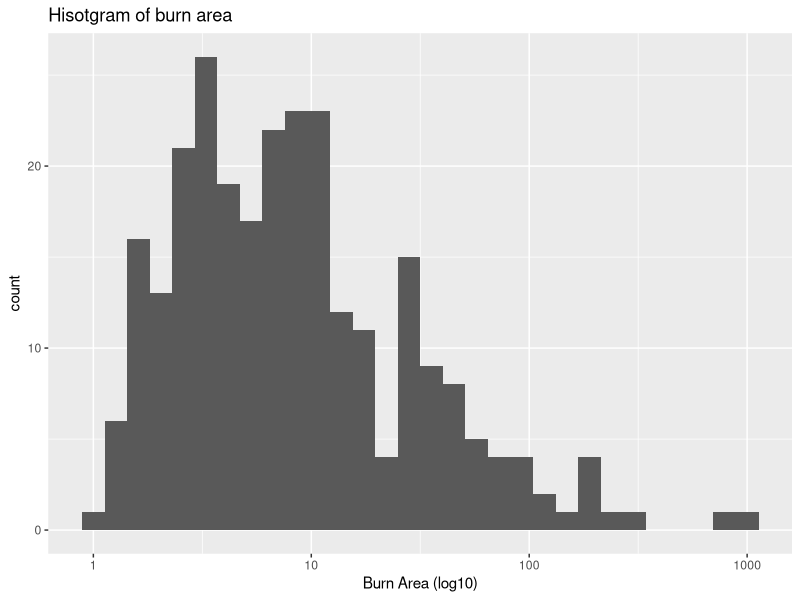
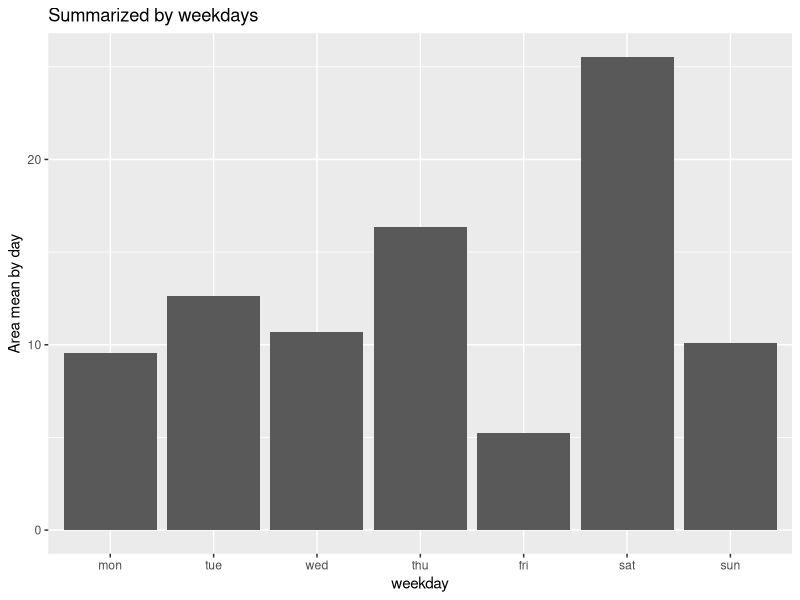
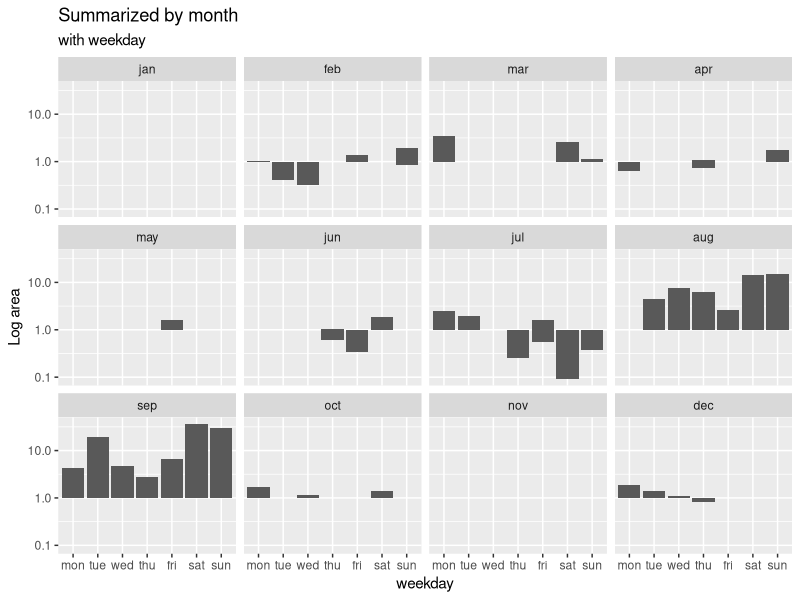
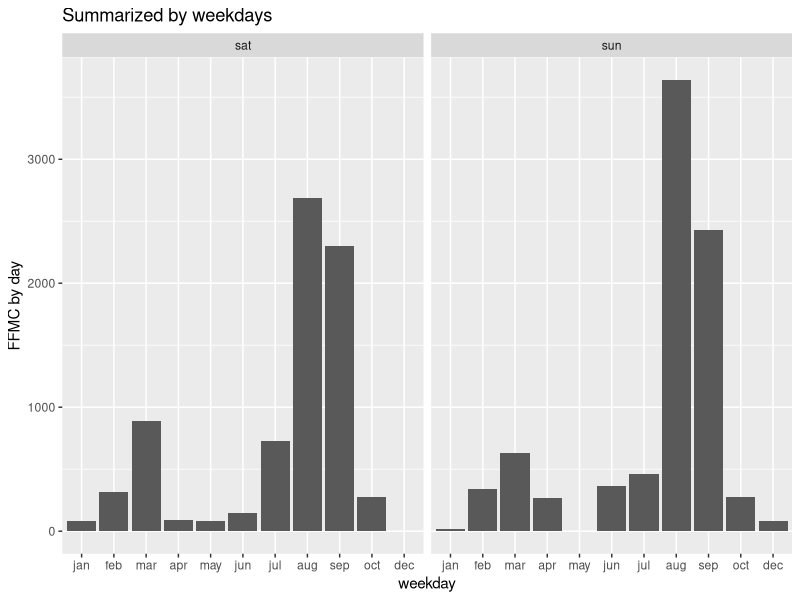
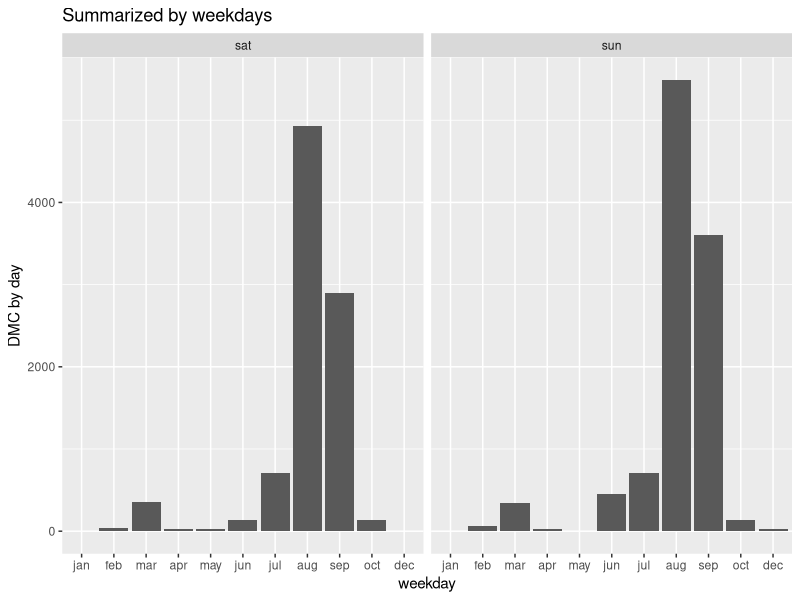
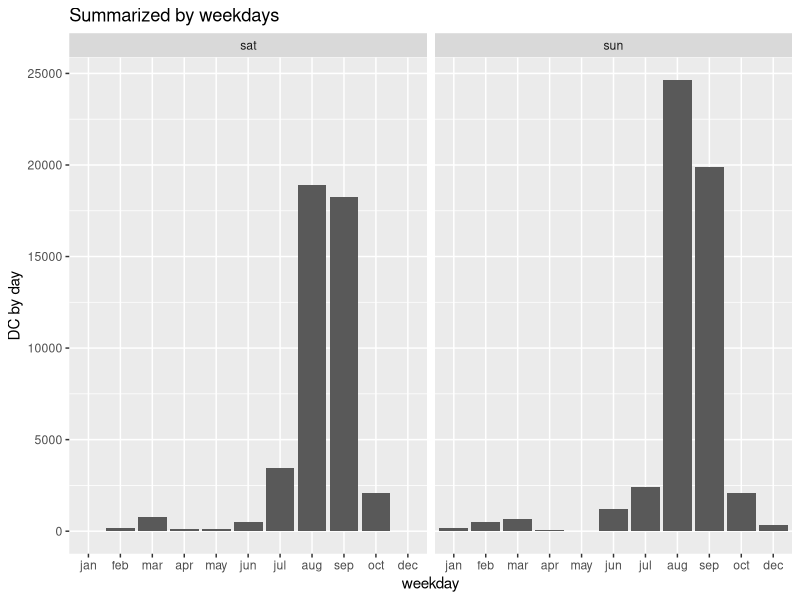
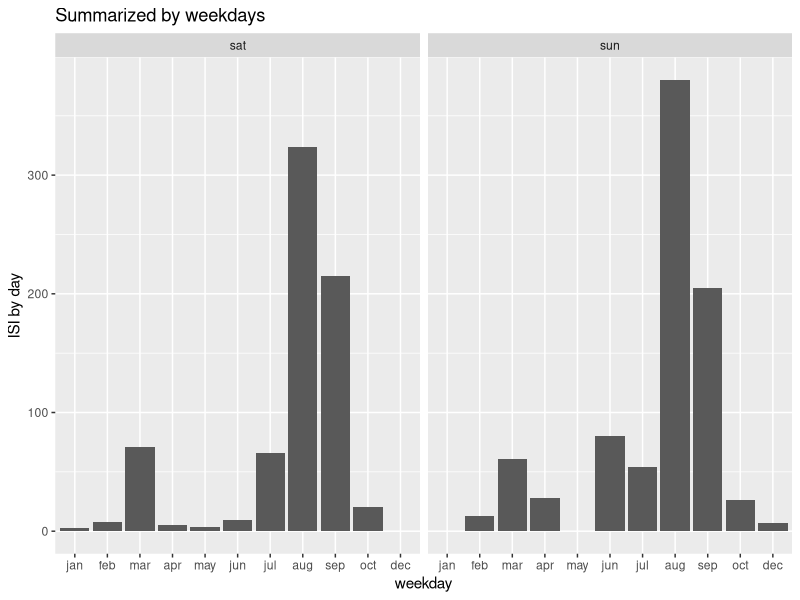
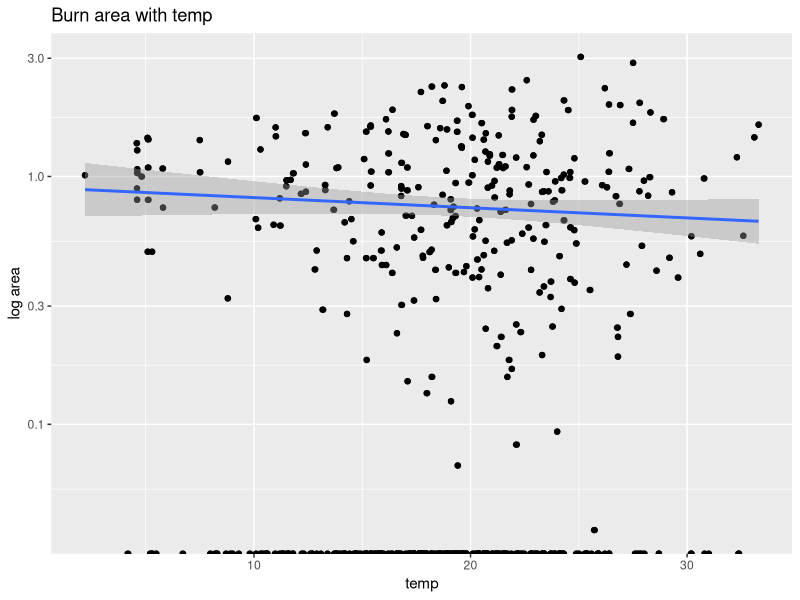

Write R code to recreate these figures, in order.
## ---- chunk 1
library(dplyr)
library(ggplot2)
#install.packages("GGally")
library(GGally)
library(tidyverse)
## ---- chunk 2
setwd('C:/Users/kiran/Documents/GitHub/My-data') #reading file from local drive
df = read.delim('forestfires.tsv', header = TRUE, sep = '\t')
head(df)
#checkin for nas
colSums(is.na(df))
df$month <- as.factor(df$month) #changing into factors
df$day <- as.factor(df$day) #changing into factors
summary(df)
df$area %>% summary()


## ---- chunk 3
#distribution of data 
ggplot(filter(df, area > 0), aes(x = area + 1)) +  # filter out the 'area == 0'
  geom_histogram() + 
  scale_x_log10("Burn Area (log10)", breaks = c(1, 10, 100, 1000)) +
  ggtitle("Hisotgram of burn area")

# store the log10(area) as another column in the dataframe
df$log_area = log10(df$area + 1)
## ---- chunk 4
levels(df$month) # to verify level and order
levels(df$day)
#average burn area recorded is 12.85
#modifying the order to plot 
df$month = factor(df$month, 
                  levels = c('jan','feb' ,'mar', 'apr', 'may' , 'jun', 'jul' , 'aug', 'sep' ,'oct', 'nov', 'dec'))

df$day = factor(df$day, 
                levels = c('mon','tue', 'wed', 'thu', 'fri', 'sat', 'sun'))
levels(df$day)

burn_day = 
  df %>% 
    group_by(day) %>%
    summarize(area_mean1 = mean(area))

df2 <- burn_day %>% select(day, area_mean1)
df2
#per day plot
ggplot(burn_day) +
  geom_bar(mapping = aes(x =day, y = area_mean1) , stat = "identity") +
   
   ggtitle(label = "Summarized by weekdays") +
   labs( y = "Area mean by day", x = "weekday")
 


  
#plot for overall with log scale for better data review for reviewing cause vs correlation 
df %>% ggplot() +
  geom_bar(mapping = aes(x = day, y = log_area) , stat = "identity") +
  facet_wrap(~ month) +
  scale_y_log10() +
  ggtitle(label = "Summarized by month",
          subtitle = "with weekday") +
  labs( y = "Log area", x = "weekday")
## ---- chunk 5
#more EDA to look at weekend data set

df3 <- subset(df , day %in% c('sat','sun'))
head(df3)



#FFMC_mean
ggplot(df3) +
  geom_bar(mapping = aes(x =month, y =FFMC) , stat = "identity") +
   facet_wrap(~ day) +
   ggtitle(label = "Summarized by weekdays") +
   labs( y = "FFMC by day", x = "weekday")
 
#per DMC_mean
ggplot(df3) +
  geom_bar(mapping = aes(x =month, y = DMC) , stat = "identity") +
  facet_wrap(~ day) +
   ggtitle(label = "Summarized by weekdays") +
   labs( y = "DMC by day", x = "weekday")

#per DC_mean
ggplot(df3) +
  geom_bar(mapping = aes(x =month, y = DC) , stat = "identity") +
 facet_wrap(~ day) +
   ggtitle(label = "Summarized by weekdays") +
   labs( y = "DC by day", x = "weekday")


#per ISI_mean
ggplot(df3) +
  geom_bar(mapping = aes(x =month, y = ISI) , stat = "identity") +
   facet_wrap(~ day) +
   ggtitle(label = "Summarized by weekdays") +
   labs( y = "ISI by day", x = "weekday")



## ---- chunk 6
ggplot(df,aes(x = temp, y = log_area))  +  # plotting burn area vs. relative humidity
  geom_point() +  # scatter plot
  geom_jitter() +
  scale_y_log10() +
  geom_smooth(method = "lm", se = TRUE)  + # add linear trendline 
  ggtitle(label = "Burn area with temp") +
  labs( y = "log area")

ggplot(df,aes(x = RH, y = log_area))  +  # plotting burn area vs. relative humidity
  geom_point() +  # scatter plot
  geom_jitter() +
  scale_y_log10() +
  geom_smooth(method = "lm", se = TRUE)  + # add linear trendline 
  ggtitle(label = "Burn area with RH") +
  labs( y = "log area")

ggplot(df,aes(x = wind, y = log_area))  +  # plotting burn area vs. relative humidity
  geom_point() +  # scatter plot
  geom_jitter() +
  scale_y_log10() +
  geom_smooth(method = "lm", se = TRUE)  + # add linear trendline 
  ggtitle(label = "Burn area with wind") +
  labs( y = "log area")

ggplot(df,aes(x = rain, y = log_area))  +  # plotting burn area vs. relative humidity
  geom_point() +  # scatter plot
  geom_jitter() +
  scale_y_log10() +
  geom_smooth(method = "lm", se = TRUE)  + # add linear trendline 
  ggtitle(label = "Burn area with rain") +
  labs( y = "log area")

#weekend data set

ggplot(df3,aes(x = temp, y = log_area))  +  # plotting burn area vs. relative humidity
  geom_point() +  # scatter plot
  geom_jitter() +
  scale_y_log10() +
  geom_smooth(method = "lm", se = TRUE)  + # add linear trendline 
  ggtitle(label = "Burn area with temp") +
  labs( y = "log area")

ggplot(df3,aes(x = RH, y = log_area))  +  # plotting burn area vs. relative humidity
  geom_point() +  # scatter plot
  geom_jitter() +
  scale_y_log10() +
  geom_smooth(method = "lm", se = TRUE)  + # add linear trendline 
  ggtitle(label = "Burn area with RH") +
  labs( y = "log area")

ggplot(df3,aes(x = wind, y = log_area))  +  # plotting burn area vs. relative humidity
  geom_point() +  # scatter plot
  geom_jitter() +
  scale_y_log10() +
  geom_smooth(method = "lm", se = TRUE)  + # add linear trendline 
  ggtitle(label = "Burn area with wind") +
  labs( y = "log area")

ggplot(df3,aes(x = rain, y = log_area))  +  # plotting burn area vs. relative humidity
  geom_point() +  # scatter plot
  geom_jitter() +
  scale_y_log10() +
  geom_smooth(method = "lm", se = TRUE)  + # add linear trendline 
  ggtitle(label = "Burn area with rain") +
  labs( y = "log area")

## ---- chunk 7
ggplot(df,aes(x = FFMC, y = log_area))  +  # plotting burn area vs. relative humidity
  geom_point() +  # scatter plot
  geom_jitter() +
  scale_y_log10() +
  geom_smooth(method = "lm", se = TRUE)  + # add linear trendline 
  ggtitle(label = "Burn area with FFMC") +
  labs( y = "log area")

ggplot(df,aes(x = DMC, y = log_area))  +  # plotting burn area vs. relative humidity
  geom_point() +  # scatter plot
  geom_jitter() +
  scale_y_log10() +
  geom_smooth(method = "lm", se = TRUE)  + # add linear trendline 
  ggtitle(label = "Burn area with DMC") +
  labs( y = "log area")

ggplot(df,aes(x = DC, y = log_area))  +  # plotting burn area vs. relative humidity
  geom_point() +  # scatter plot
  geom_jitter() +
  scale_y_log10() +
  geom_smooth(method = "lm", se = TRUE)  + # add linear trendline 
  ggtitle(label = "Burn area with DC") +
  labs( y = "log area")

ggplot(df,aes(x = ISI, y = log_area))  +  # plotting burn area vs. relative humidity
  geom_point() +  # scatter plot
  geom_jitter() +
  scale_y_log10() +
  geom_smooth(method = "lm", se = TRUE)  + # add linear trendline 
  ggtitle(label = "Burn area with ISI") +
  labs( y = "log area")


## ---- chunk 8
df_rain <- df %>% filter(df$rain>0) 
print("summary of area with rain")  
df_rain %>% summary()
nrow(df_rain)

df_worain <- df %>% filter(df$rain==0)
print("summary of area without rain")  
df_worain %>% summary()
nrow(df_worain)


## ---- chunk 9
#plot of burn area with rain with factors of  humidity, wind & temp

ggplot(df_rain,aes(x = RH, y = area + 1))  +  # plotting burn area vs. RH
  geom_point(size = df_rain$rain) +  # scatter plot
  geom_jitter() +
  geom_smooth(method = "lm", se = TRUE)  + # add linear trendline 
  ggtitle(label = "Burn Area with RH", nrow(df_rain)) +
  scale_y_log10() +
  labs( y = "log area")

ggplot(df_rain,aes(x = temp, y = area +1))  +  # plotting burn area vs. temp
  geom_point(size = df_rain$rain) +  # scatter plot
  geom_jitter() +
  geom_smooth(method = "lm", se = TRUE)  + # add linear trendline 
  #facet_grid(day~month) + 
  ggtitle(label = "Burn Area with temp", nrow(df_rain))+
  scale_y_log10() +
  labs( y = "log area")

ggplot(df_rain,aes(x = wind, y = area + 1))  +  # plotting burn area vs. wind
  geom_point(size = df_rain$rain) +  # scatter plot
  geom_jitter() +
  geom_smooth(method = "lm", se = TRUE)  + # add linear trendline 
  #facet_grid(day~month) + 
  ggtitle(label = "Burn Area with wind", nrow(df_rain)) +
  scale_y_log10() +
  labs( y = "log area")

ggplot(df_rain,aes(x = FFMC, y = area + 1))  +  # plotting burn area vs. FFMC
  geom_point(size = df_rain$rain) +  # scatter plot
  geom_jitter() +
  geom_smooth(method = "lm", se = TRUE)  + # add linear trendline 
  ggtitle(label = "Burn Area with FFMC", nrow(df_rain)) +
  scale_y_log10() +
  labs( y = "log area")

#ggpairs with temp, RH, wind , rain to understand any correlation with rain with other factors
ggpairs(select(df_rain, temp, RH, wind, rain, log_area), mapping = aes(alpha =0.5)) +
  ggtitle(label ="ggpairs for temp, wind , RH and rain ")

## ---- chunk 10
ggplot(df_worain,aes(x = RH, y = area + 1))  +  # plotting burn area vs. RH
  geom_jitter() +
  geom_smooth(method = "lm", se = TRUE)  + # add linear trendline 
  ggtitle(label = "Burn Area with RH", nrow(df_rain)) +
  scale_y_log10() +
  labs( y = "log area")

ggplot(df_worain,aes(x = temp, y = area +1))  +  # plotting burn area vs. temp
 geom_jitter() +
  geom_smooth(method = "lm", se = TRUE)  + # add linear trendline 
  #facet_grid(day~month) + 
  ggtitle(label = "Burn Area with temp", nrow(df_rain))+
  scale_y_log10() +
  labs( y = "log area")

ggplot(df_worain,aes(x = wind, y = area + 1))  +  # plotting burn area vs. wind
 geom_jitter() +
  geom_smooth(method = "lm", se = TRUE)  + # add linear trendline 
  #facet_grid(day~month) + 
  ggtitle(label = "Burn Area with wind", nrow(df_rain)) +
  scale_y_log10() +
  labs( y = "log area")

ggplot(df_worain,aes(x = FFMC, y = area + 1))  +  # plotting burn area vs. FFMC
  geom_jitter() +
  geom_smooth(method = "lm", se = TRUE)  + # add linear trendline 
  ggtitle(label = "Burn Area with FFMC", nrow(df_rain)) +
  scale_y_log10() +
  labs( y = "log area")
  

#ggpairs with temp, RH, wind , rain to understand any correlation with rain with other factors
ggpairs(select(df_worain, temp, RH, wind, log_area), mapping = aes(alpha =0.5)) +
  ggtitle(label ="ggpairs for temp, wind , RH and rain ")
## ---- chunk 11

# group by coordinates, get average burn area
burn_coord = df %>% group_by(X, Y) %>% summarize(area_mean = mean(area))

# plot the average burn area vs. the coordinate
ggplot(burn_coord, aes(x = factor(X), y = factor(Y), fill = area_mean)) +  # 3-dimensional data, with the area_mean (3rd variable) being used for the fill
  geom_tile() +  # 2-dimensional 'heat-map'
  scale_fill_gradient2()  # gradient fill, corresponding to area_mean


